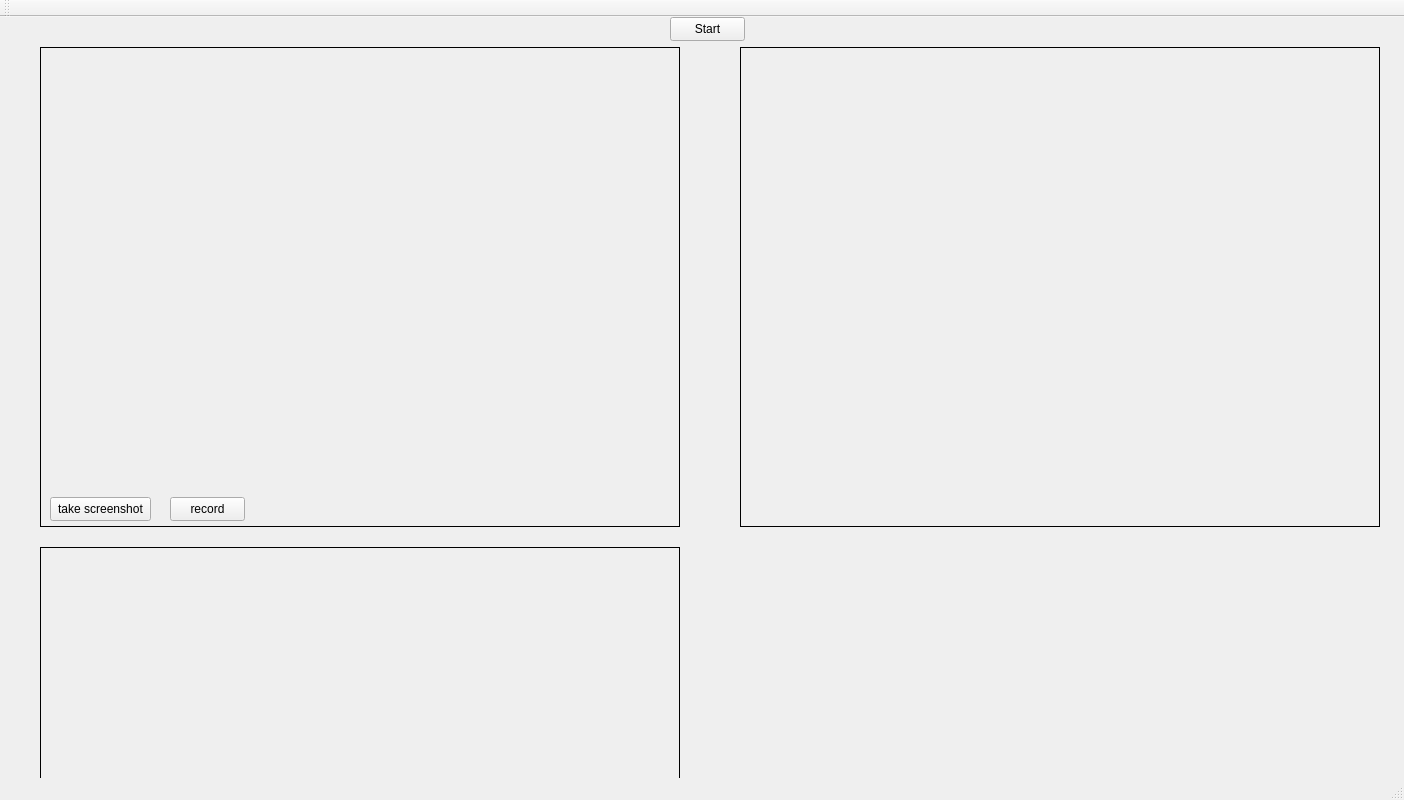
<?xml version="1.0" encoding="UTF-8"?>
<ui version="4.0">
 <class>MainWindowClass</class>
 <widget class="QMainWindow" name="MainWindowClass">
  <property name="geometry">
   <rect>
    <x>0</x>
    <y>0</y>
    <width>1404</width>
    <height>800</height>
   </rect>
  </property>
  <property name="minimumSize">
   <size>
    <width>1024</width>
    <height>768</height>
   </size>
  </property>
  <property name="windowTitle">
   <string>MainWindow</string>
  </property>
  <widget class="QWidget" name="centralWidget">
   <widget class="QLabel" name="cam1">
    <property name="geometry">
     <rect>
      <x>40</x>
      <y>30</y>
      <width>640</width>
      <height>480</height>
     </rect>
    </property>
    <property name="minimumSize">
     <size>
      <width>640</width>
      <height>480</height>
     </size>
    </property>
    <property name="frameShape">
     <enum>QFrame::Box</enum>
    </property>
    <property name="text">
     <string/>
    </property>
   </widget>
   <widget class="QPushButton" name="StartCameras_button">
    <property name="geometry">
     <rect>
      <x>670</x>
      <y>0</y>
      <width>75</width>
      <height>24</height>
     </rect>
    </property>
    <property name="text">
     <string>Start</string>
    </property>
   </widget>
   <widget class="QLabel" name="cam2">
    <property name="geometry">
     <rect>
      <x>740</x>
      <y>30</y>
      <width>640</width>
      <height>480</height>
     </rect>
    </property>
    <property name="minimumSize">
     <size>
      <width>640</width>
      <height>480</height>
     </size>
    </property>
    <property name="frameShape">
     <enum>QFrame::Box</enum>
    </property>
    <property name="text">
     <string/>
    </property>
   </widget>
   <widget class="QLabel" name="cam3">
    <property name="geometry">
     <rect>
      <x>40</x>
      <y>530</y>
      <width>640</width>
      <height>480</height>
     </rect>
    </property>
    <property name="minimumSize">
     <size>
      <width>640</width>
      <height>480</height>
     </size>
    </property>
    <property name="frameShape">
     <enum>QFrame::Box</enum>
    </property>
    <property name="text">
     <string/>
    </property>
   </widget>
   <widget class="QPushButton" name="cam1_take_shot_button">
    <property name="geometry">
     <rect>
      <x>50</x>
      <y>480</y>
      <width>101</width>
      <height>24</height>
     </rect>
    </property>
    <property name="text">
     <string>take screenshot</string>
    </property>
   </widget>
   <widget class="QPushButton" name="cam1_record_button">
    <property name="geometry">
     <rect>
      <x>170</x>
      <y>480</y>
      <width>75</width>
      <height>24</height>
     </rect>
    </property>
    <property name="text">
     <string>record</string>
    </property>
   </widget>
  </widget>
  <widget class="QMenuBar" name="menuBar">
   <property name="geometry">
    <rect>
     <x>0</x>
     <y>0</y>
     <width>1404</width>
     <height>22</height>
    </rect>
   </property>
  </widget>
  <widget class="QToolBar" name="mainToolBar">
   <attribute name="toolBarArea">
    <enum>TopToolBarArea</enum>
   </attribute>
   <attribute name="toolBarBreak">
    <bool>false</bool>
   </attribute>
  </widget>
  <widget class="QStatusBar" name="statusBar"/>
 </widget>
 <layoutdefault spacing="6" margin="11"/>
 <resources>
  <include location="mainwindow.qrc"/>
 </resources>
 <connections/>
</ui>
